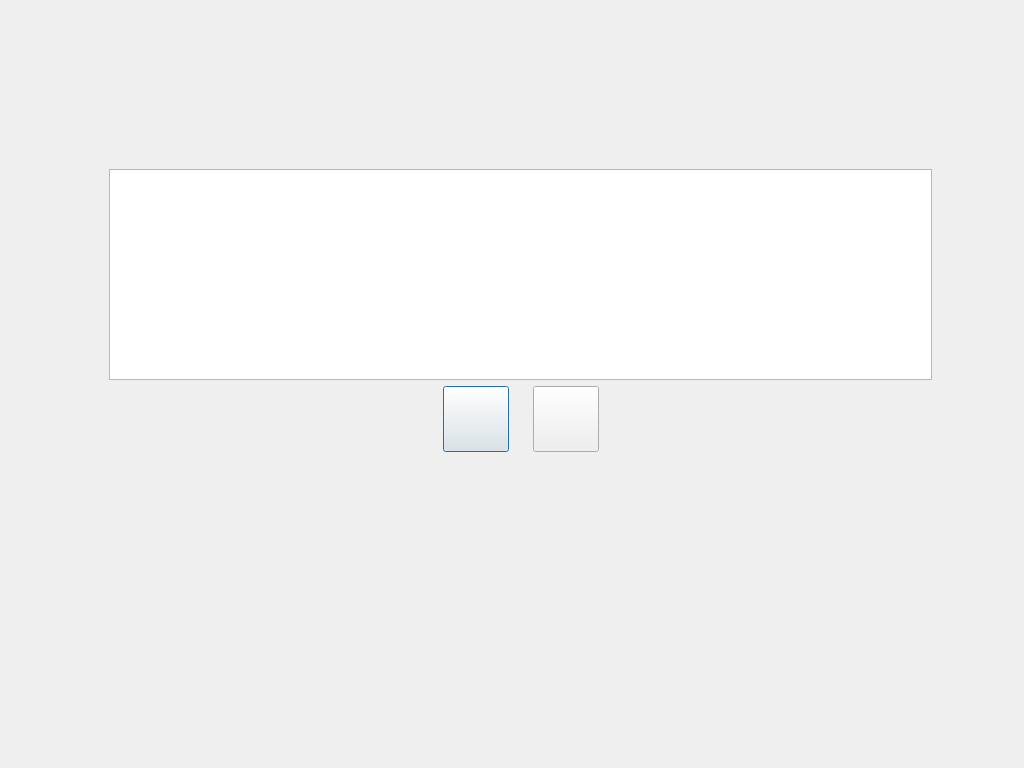
<?xml version="1.0" encoding="UTF-8"?>
<ui version="4.0">
 <class>CDynamicPlayDlg</class>
 <widget class="QDialog" name="CDynamicPlayDlg">
  <property name="geometry">
   <rect>
    <x>0</x>
    <y>0</y>
    <width>1024</width>
    <height>768</height>
   </rect>
  </property>
  <property name="windowTitle">
   <string>Dialog</string>
  </property>
  <widget class="QWidget" name="mainWidget" native="true">
   <property name="geometry">
    <rect>
     <x>100</x>
     <y>160</y>
     <width>841</width>
     <height>301</height>
    </rect>
   </property>
   <layout class="QGridLayout" name="gridLayout">
    <property name="leftMargin">
     <number>9</number>
    </property>
    <property name="topMargin">
     <number>9</number>
    </property>
    <property name="rightMargin">
     <number>9</number>
    </property>
    <property name="bottomMargin">
     <number>9</number>
    </property>
    <item row="0" column="0">
     <layout class="QVBoxLayout" name="verticalLayout">
      <item>
       <widget class="QTableWidget" name="dyPlayListTableWidget"/>
      </item>
      <item>
       <layout class="QHBoxLayout" name="horizontalLayout_2">
        <item>
         <spacer name="horizontalSpacer">
          <property name="orientation">
           <enum>Qt::Horizontal</enum>
          </property>
          <property name="sizeHint" stdset="0">
           <size>
            <width>40</width>
            <height>20</height>
           </size>
          </property>
         </spacer>
        </item>
        <item>
         <layout class="QHBoxLayout" name="horizontalLayout">
          <property name="spacing">
           <number>24</number>
          </property>
          <item>
           <widget class="QPushButton" name="dyStartBtn">
            <property name="minimumSize">
             <size>
              <width>66</width>
              <height>66</height>
             </size>
            </property>
            <property name="maximumSize">
             <size>
              <width>66</width>
              <height>66</height>
             </size>
            </property>
            <property name="text">
             <string/>
            </property>
           </widget>
          </item>
          <item>
           <widget class="QPushButton" name="dyStopBtn">
            <property name="minimumSize">
             <size>
              <width>66</width>
              <height>66</height>
             </size>
            </property>
            <property name="maximumSize">
             <size>
              <width>66</width>
              <height>66</height>
             </size>
            </property>
            <property name="text">
             <string/>
            </property>
           </widget>
          </item>
         </layout>
        </item>
        <item>
         <spacer name="horizontalSpacer_2">
          <property name="orientation">
           <enum>Qt::Horizontal</enum>
          </property>
          <property name="sizeHint" stdset="0">
           <size>
            <width>40</width>
            <height>20</height>
           </size>
          </property>
         </spacer>
        </item>
       </layout>
      </item>
     </layout>
    </item>
   </layout>
  </widget>
 </widget>
 <resources/>
 <connections/>
</ui>
